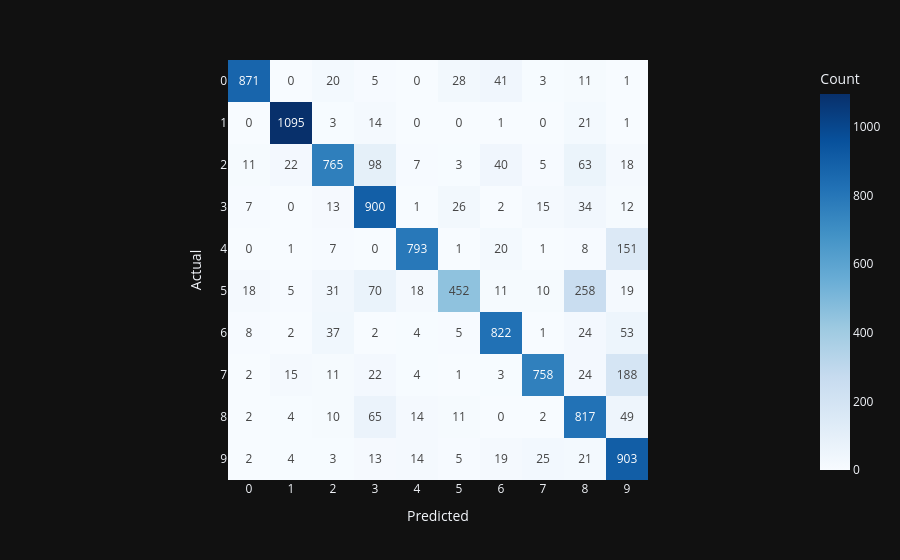

The code cell stored with this chart in its notebook:
### Code cell
# https://stanford.edu/~shervine/teaching/cs-229/cheatsheet-machine-learning-tips-and-tricks/#classification-metrics

CM = np.zeros((10, 10), dtype=int)

for i in range(len(test_images_scaled)):
    predicted_label = output[i].astype(int)
    correct_label = test_labels[i]
    CM[correct_label, predicted_label] += 1
    # so for the 1 row it shows the number of times each one image was classified as in 1 - 10 col

fig = px.imshow(
    CM,
    text_auto=True,
    color_continuous_scale="Blues",
    labels=dict(x="Predicted", y="Actual", color="Count"),
    x=[str(i) for i in range(10)],
    y=[str(i) for i in range(10)],
)
fig.show()

### Figure 1 — Plotly figure (JSON) as saved in the notebook; plotly's stock layout.template omitted (floating-point values rounded to 4 significant figures)
{"data": [{"coloraxis": "coloraxis", "hovertemplate": "Predicted: %{x}<br>Actual: %{y}<br>Count: %{z}<extra></extra>", "name": "0", "texttemplate": "%{z}", "type": "heatmap", "x": ["0", "1", "2", "3", "4", "5", "6", "7", "8", "9"], "xaxis": "x", "y": ["0", "1", "2", "3", "4", "5", "6", "7", "8", "9"], "yaxis": "y", "z": [[871, 0, 20, 5, 0, 28, 41, 3, 11, 1], [0, 1095, 3, 14, 0, 0, 1, 0, 21, 1], [11, 22, 765, 98, 7, 3, 40, 5, 63, 18], [7, 0, 13, 900, 1, 26, 2, 15, 34, 12], [0, 1, 7, 0, 793, 1, 20, 1, 8, 151], [18, 5, 31, 70, 18, 452, 11, 10, 258, 19], [8, 2, 37, 2, 4, 5, 822, 1, 24, 53], [2, 15, 11, 22, 4, 1, 3, 758, 24, 188], [2, 4, 10, 65, 14, 11, 0, 2, 817, 49], [2, 4, 3, 13, 14, 5, 19, 25, 21, 903]]}], "layout": {"coloraxis": {"colorbar": {"title": {"text": "Count"}}, "colorscale": [[0, "rgb(247,251,255)"], [0.125, "rgb(222,235,247)"], [0.25, "rgb(198,219,239)"], [0.375, "rgb(158,202,225)"], [0.5, "rgb(107,174,214)"], [0.625, "rgb(66,146,198)"], [0.75, "rgb(33,113,181)"], [0.875, "rgb(8,81,156)"], [1, "rgb(8,48,107)"]]}, "margin": {"t": 60}, "xaxis": {"anchor": "y", "constrain": "domain", "domain": [0, 1], "scaleanchor": "y", "title": {"text": "Predicted"}}, "yaxis": {"anchor": "x", "autorange": "reversed", "constrain": "domain", "domain": [0, 1], "title": {"text": "Actual"}}}}
